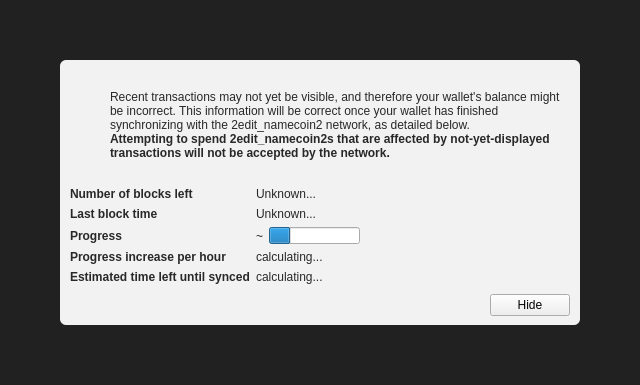
<?xml version="1.0" encoding="UTF-8"?>
<ui version="4.0">
 <class>ModalOverlay</class>
 <widget class="ModalOverlay" name="ModalOverlay">
  <property name="geometry">
   <rect>
    <x>0</x>
    <y>0</y>
    <width>640</width>
    <height>385</height>
   </rect>
  </property>
  <property name="windowTitle">
   <string>Form</string>
  </property>
  <layout class="QVBoxLayout" name="verticalLayout" stretch="0">
   <property name="sizeConstraint">
    <enum>QLayout::SetDefaultConstraint</enum>
   </property>
   <property name="leftMargin">
    <number>0</number>
   </property>
   <property name="topMargin">
    <number>0</number>
   </property>
   <property name="rightMargin">
    <number>0</number>
   </property>
   <property name="bottomMargin">
    <number>0</number>
   </property>
   <item>
    <widget class="QWidget" name="bgWidget" native="true">
     <property name="styleSheet">
      <string notr="true">#bgWidget { background: rgba(0,0,0,220); }</string>
     </property>
     <layout class="QVBoxLayout" name="verticalLayoutMain" stretch="1">
      <property name="leftMargin">
       <number>60</number>
      </property>
      <property name="topMargin">
       <number>60</number>
      </property>
      <property name="rightMargin">
       <number>60</number>
      </property>
      <property name="bottomMargin">
       <number>60</number>
      </property>
      <item>
       <widget class="QWidget" name="contentWidget" native="true">
        <property name="styleSheet">
         <string notr="true">#contentWidget { background: rgba(255,255,255,240); border-radius: 6px; }

QLabel { color: rgb(40,40,40);  }</string>
        </property>
        <layout class="QVBoxLayout" name="verticalLayoutSub" stretch="1,0,0,0">
         <property name="spacing">
          <number>0</number>
         </property>
         <property name="leftMargin">
          <number>10</number>
         </property>
         <property name="topMargin">
          <number>10</number>
         </property>
         <property name="rightMargin">
          <number>10</number>
         </property>
         <property name="bottomMargin">
          <number>10</number>
         </property>
         <item>
          <layout class="QHBoxLayout" name="horizontalLayoutIconText" stretch="0,1">
           <property name="topMargin">
            <number>20</number>
           </property>
           <item>
            <layout class="QVBoxLayout" name="verticalLayoutIcon">
             <property name="leftMargin">
              <number>0</number>
             </property>
             <item>
              <widget class="QPushButton" name="warningIcon">
               <property name="enabled">
                <bool>false</bool>
               </property>
               <property name="text">
                <string/>
               </property>
               <property name="icon">
                <iconset>
                 <normaloff>:/icons/warning</normaloff>
                 <disabledoff>:/icons/warning</disabledoff>:/icons/warning</iconset>
               </property>
               <property name="iconSize">
                <size>
                 <width>48</width>
                 <height>48</height>
                </size>
               </property>
               <property name="flat">
                <bool>true</bool>
               </property>
              </widget>
             </item>
             <item>
              <spacer name="verticalSpacerWarningIcon">
               <property name="orientation">
                <enum>Qt::Vertical</enum>
               </property>
               <property name="sizeHint" stdset="0">
                <size>
                 <width>20</width>
                 <height>40</height>
                </size>
               </property>
              </spacer>
             </item>
            </layout>
           </item>
           <item>
            <layout class="QVBoxLayout" name="verticalLayoutInfoText">
             <property name="leftMargin">
              <number>0</number>
             </property>
             <property name="topMargin">
              <number>0</number>
             </property>
             <item>
              <widget class="QLabel" name="infoText">
               <property name="text">
                <string>Recent transactions may not yet be visible, and therefore your wallet's balance might be incorrect. This information will be correct once your wallet has finished synchronizing with the 2edit_namecoin2 network, as detailed below.</string>
               </property>
               <property name="textFormat">
                <enum>Qt::RichText</enum>
               </property>
               <property name="wordWrap">
                <bool>true</bool>
               </property>
              </widget>
             </item>
             <item>
              <widget class="QLabel" name="infoTextStrong">
               <property name="font">
                <font>
                 <weight>75</weight>
                 <bold>true</bold>
                </font>
               </property>
               <property name="text">
                <string>Attempting to spend 2edit_namecoin2s that are affected by not-yet-displayed transactions will not be accepted by the network.</string>
               </property>
               <property name="textFormat">
                <enum>Qt::RichText</enum>
               </property>
               <property name="wordWrap">
                <bool>true</bool>
               </property>
              </widget>
             </item>
             <item>
              <spacer name="verticalSpacerInTextSpace">
               <property name="orientation">
                <enum>Qt::Vertical</enum>
               </property>
               <property name="sizeHint" stdset="0">
                <size>
                 <width>20</width>
                 <height>40</height>
                </size>
               </property>
              </spacer>
             </item>
            </layout>
           </item>
          </layout>
         </item>
         <item>
          <spacer name="verticalSpacerAfterText">
           <property name="orientation">
            <enum>Qt::Vertical</enum>
           </property>
           <property name="sizeHint" stdset="0">
            <size>
             <width>20</width>
             <height>40</height>
            </size>
           </property>
          </spacer>
         </item>
         <item>
          <layout class="QFormLayout" name="formLayout">
           <property name="fieldGrowthPolicy">
            <enum>QFormLayout::FieldsStayAtSizeHint</enum>
           </property>
           <property name="horizontalSpacing">
            <number>6</number>
           </property>
           <property name="verticalSpacing">
            <number>6</number>
           </property>
           <property name="topMargin">
            <number>10</number>
           </property>
           <item row="0" column="0">
            <widget class="QLabel" name="labelNumberOfBlocksLeft">
             <property name="font">
              <font>
               <weight>75</weight>
               <bold>true</bold>
              </font>
             </property>
             <property name="text">
              <string>Number of blocks left</string>
             </property>
            </widget>
           </item>
           <item row="0" column="1">
            <widget class="QLabel" name="numberOfBlocksLeft">
             <property name="text">
              <string>Unknown...</string>
             </property>
            </widget>
           </item>
           <item row="1" column="0">
            <widget class="QLabel" name="labelLastBlockTime">
             <property name="font">
              <font>
               <weight>75</weight>
               <bold>true</bold>
              </font>
             </property>
             <property name="text">
              <string>Last block time</string>
             </property>
            </widget>
           </item>
           <item row="1" column="1">
            <widget class="QLabel" name="newestBlockDate">
             <property name="sizePolicy">
              <sizepolicy hsizetype="Maximum" vsizetype="Preferred">
               <horstretch>0</horstretch>
               <verstretch>0</verstretch>
              </sizepolicy>
             </property>
             <property name="text">
              <string>Unknown...</string>
             </property>
            </widget>
           </item>
           <item row="2" column="0">
            <widget class="QLabel" name="labelSyncDone">
             <property name="font">
              <font>
               <weight>75</weight>
               <bold>true</bold>
              </font>
             </property>
             <property name="text">
              <string>Progress</string>
             </property>
            </widget>
           </item>
           <item row="2" column="1">
            <layout class="QHBoxLayout" name="horizontalLayoutSync" stretch="0,1">
             <item>
              <widget class="QLabel" name="percentageProgress">
               <property name="text">
                <string notr="true">~</string>
               </property>
              </widget>
             </item>
             <item>
              <widget class="QProgressBar" name="progressBar">
               <property name="value">
                <number>24</number>
               </property>
               <property name="format">
                <string/>
               </property>
              </widget>
             </item>
            </layout>
           </item>
           <item row="4" column="0">
            <widget class="QLabel" name="labelProgressIncrease">
             <property name="font">
              <font>
               <weight>75</weight>
               <bold>true</bold>
              </font>
             </property>
             <property name="text">
              <string>Progress increase per hour</string>
             </property>
            </widget>
           </item>
           <item row="4" column="1">
            <widget class="QLabel" name="progressIncreasePerH">
             <property name="text">
              <string>calculating...</string>
             </property>
            </widget>
           </item>
           <item row="5" column="0">
            <widget class="QLabel" name="labelEstimatedTimeLeft">
             <property name="font">
              <font>
               <weight>75</weight>
               <bold>true</bold>
              </font>
             </property>
             <property name="text">
              <string>Estimated time left until synced</string>
             </property>
            </widget>
           </item>
           <item row="5" column="1">
            <widget class="QLabel" name="expectedTimeLeft">
             <property name="text">
              <string>calculating...</string>
             </property>
            </widget>
           </item>
          </layout>
         </item>
         <item>
          <layout class="QHBoxLayout" name="horizontalLayoutButtons">
           <property name="leftMargin">
            <number>10</number>
           </property>
           <property name="topMargin">
            <number>10</number>
           </property>
           <item>
            <spacer name="horizontalSpacer">
             <property name="orientation">
              <enum>Qt::Horizontal</enum>
             </property>
             <property name="sizeHint" stdset="0">
              <size>
               <width>40</width>
               <height>20</height>
              </size>
             </property>
            </spacer>
           </item>
           <item>
            <widget class="QPushButton" name="closeButton">
             <property name="text">
              <string>Hide</string>
             </property>
            </widget>
           </item>
          </layout>
         </item>
        </layout>
       </widget>
      </item>
     </layout>
    </widget>
   </item>
  </layout>
 </widget>
 <customwidgets>
  <customwidget>
   <class>ModalOverlay</class>
   <extends>QWidget</extends>
   <header>modaloverlay.h</header>
   <container>1</container>
  </customwidget>
 </customwidgets>
 <resources/>
 <connections/>
</ui>
